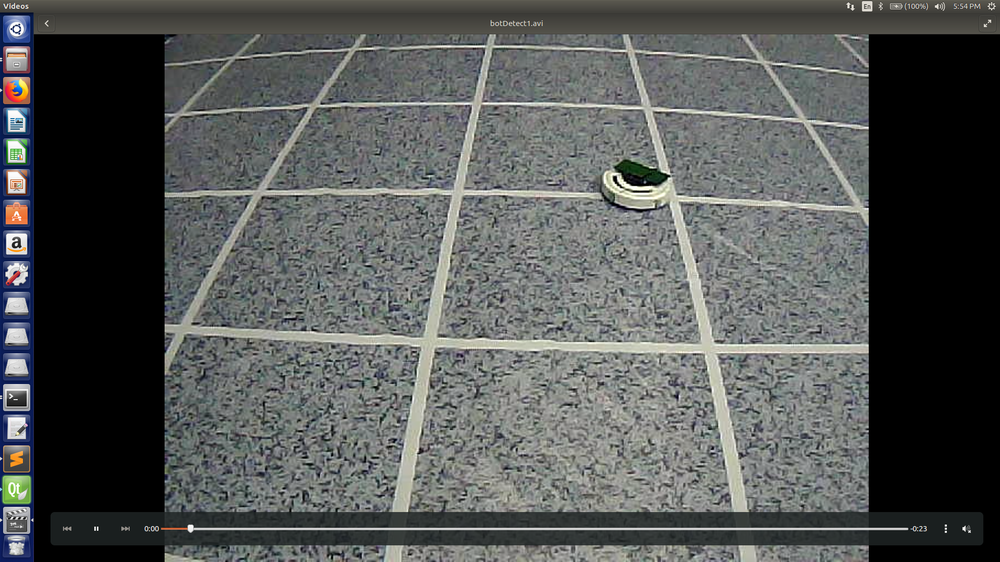
//> input picture 30-12-17/botDetect2.png, 1000 x 562 px, shrunk from 1920 x 1080 before the run
$ ./contour   (built with g++ and OpenCV 4)
//> lines starting //> are read from the running program, lines starting //| are printed output that depends on the picture; after the words box and inside, x2 and y2 are one past the last pixel; in counts of white or black regions, pixels touching at a corner belong together
#include "opencv2/highgui/highgui.hpp"
#include "opencv2/imgproc/imgproc.hpp"
#include "opencv2/core/core.hpp"
#include<iostream>
#include<stdio.h>
#include<stdlib.h>
#include<math.h>
using namespace cv;
using namespace std;
Mat src;
Mat src_grey;
int thresh=100;
int max_thresh=255;
RNG rng(12345);
void thresh_callback(int ,void *);
int main()
    {
       src_grey=imread("botDetect2.png",1);
//> src_grey is the input picture: 562 rows x 1000 cols, CV_8UC3; mean B, G, R 86.2, 87.4, 84.8

       namedWindow("win",WINDOW_NORMAL);

       createTrackbar("cannythresh","win",&thresh,max_thresh,thresh_callback);
       thresh_callback(thresh,NULL);
       imshow("win",src_grey);
       waitKey(0);
       return 0;
    }
void thresh_callback(int thresh ,void *saikat)
    {
//> called with thresh = 100
      Mat canny_output;
      vector < vector < Point > > contours;
      vector < Vec4i > hierarchy;
      Canny(src_grey,canny_output,thresh,thresh*2,3);
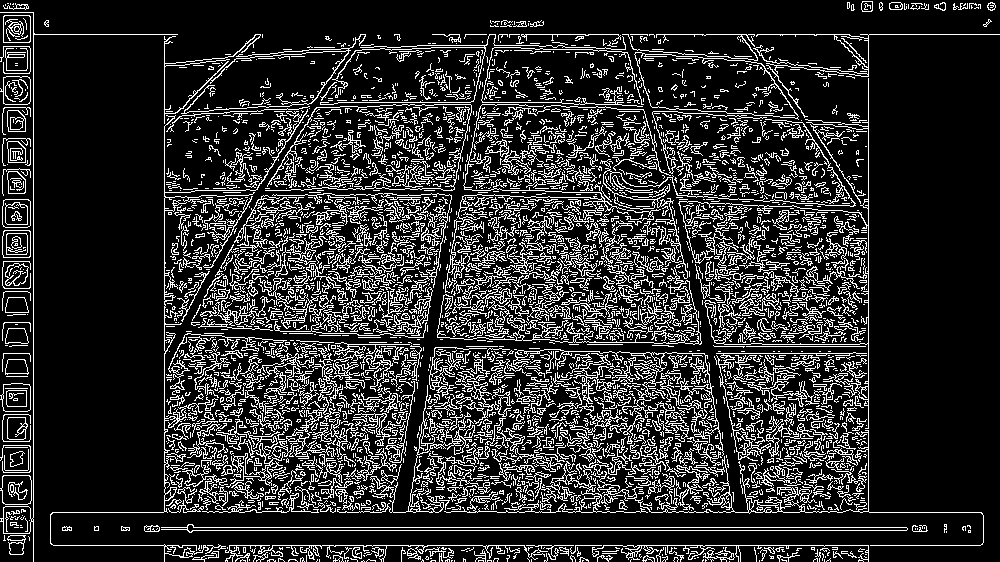
//> canny_output: 562 rows x 1000 cols, CV_8UC1; 17.8% white in thin lines or dots
      findContours(canny_output,contours,hierarchy,CV_RETR_TREE,CV_CHAIN_APPROX_SIMPLE,Point(0,0));
//> contours = 4928 contours, 4329 with area under 20; largest, box (x1, y1, x2, y2) and area: (634, 52, 799, 120) 7305, (634, 52, 799, 119) 7250, (161, 524, 908, 533) 2186, (187, 524, 908, 533) 2176, (0, 475, 32, 505) 830
      Mat drawing=Mat :: zeros(canny_output.size(),CV_8UC3);
      for(int i=0;i<contours.size();i++)
           {
             Scalar color=Scalar(rng.uniform(0,255),rng.uniform(0,255),rng.uniform(0,255));
             drawContours(drawing, contours,i,color,2,8,hierarchy,0,Point());

           }
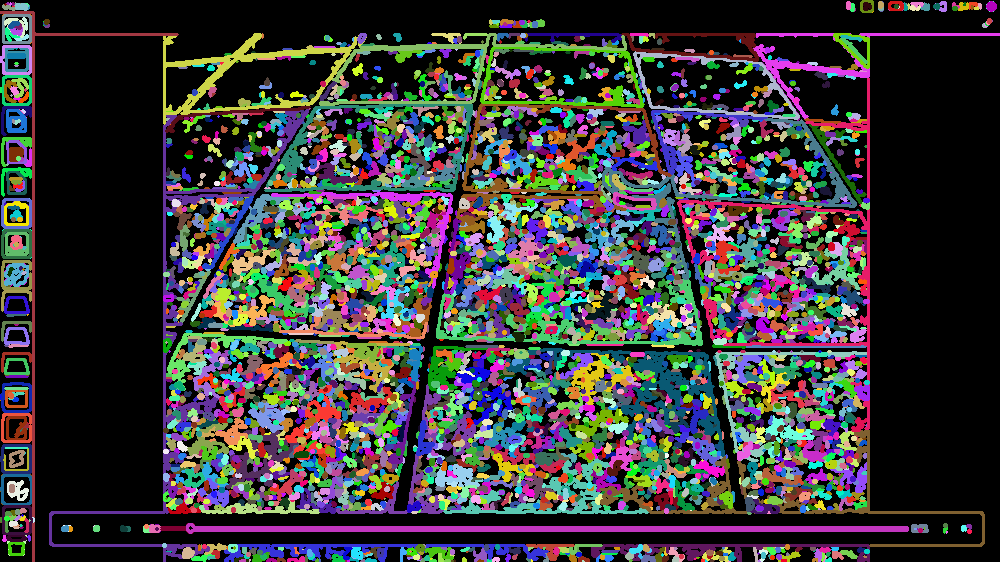
//> drawing: 562 rows x 1000 cols, CV_8UC3; mean B, G, R 60.7, 59.5, 60.9
           namedWindow("contours",CV_WINDOW_NORMAL);
           imshow("contours",drawing);
    }
